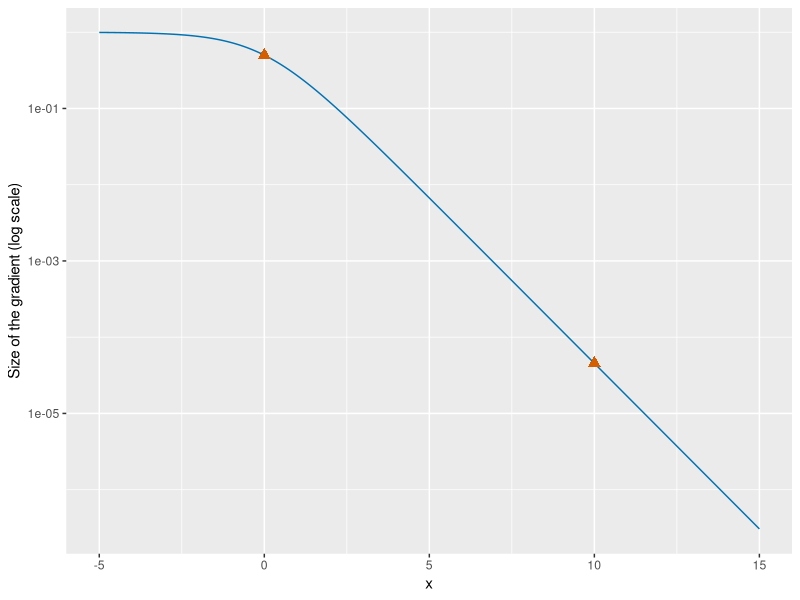

Recreate this plot in R.
## ---- chunk 1
#| label: plateau-size-r
#| fig-alt: >-
#|   Plot of the size of the gradient of the function log of 1 plus e to the
#|   minus x, against x from -5 to 15, on a logarithmic vertical axis.
#|   A solid blue curve falls from about 0.99 at x of -5 to about 0.0000003
#|   at x of 15. It is always positive and never reaches 0.
#|   Two vermilion triangles mark x of 0, where the size is 0.5,
#|   and x of 10, where it is about 0.00005.
#| fig-height: 4
#| fig-width: 5
plateau_grid_pf <- seq(-5, 15, length.out = 401)
plateau_exp_pf <- exp(plateau_grid_pf)
plateau_size_pf <- 1 / (1 + plateau_exp_pf)
plateau_curve_pf <- tibble::tibble(x = plateau_grid_pf, size = plateau_size_pf)
plateau_marks_x_pf <- c(0, 10)
plateau_marks_exp_pf <- exp(plateau_marks_x_pf)
plateau_marks_size_pf <- 1 / (1 + plateau_marks_exp_pf)
plateau_marks_pf <- tibble::tibble(
  x = plateau_marks_x_pf, size = plateau_marks_size_pf
)
plateau_aes_pf <- ggplot2::aes(x, size)
ggplot2::ggplot(plateau_curve_pf, plateau_aes_pf) +
  ggplot2::geom_line(colour = "#0072B2") +
  ggplot2::geom_point(
    data = plateau_marks_pf, colour = "#D55E00", shape = 17, size = 3
  ) +
  ggplot2::scale_y_log10() +
  ggplot2::labs(x = "x", y = "Size of the gradient (log scale)")
